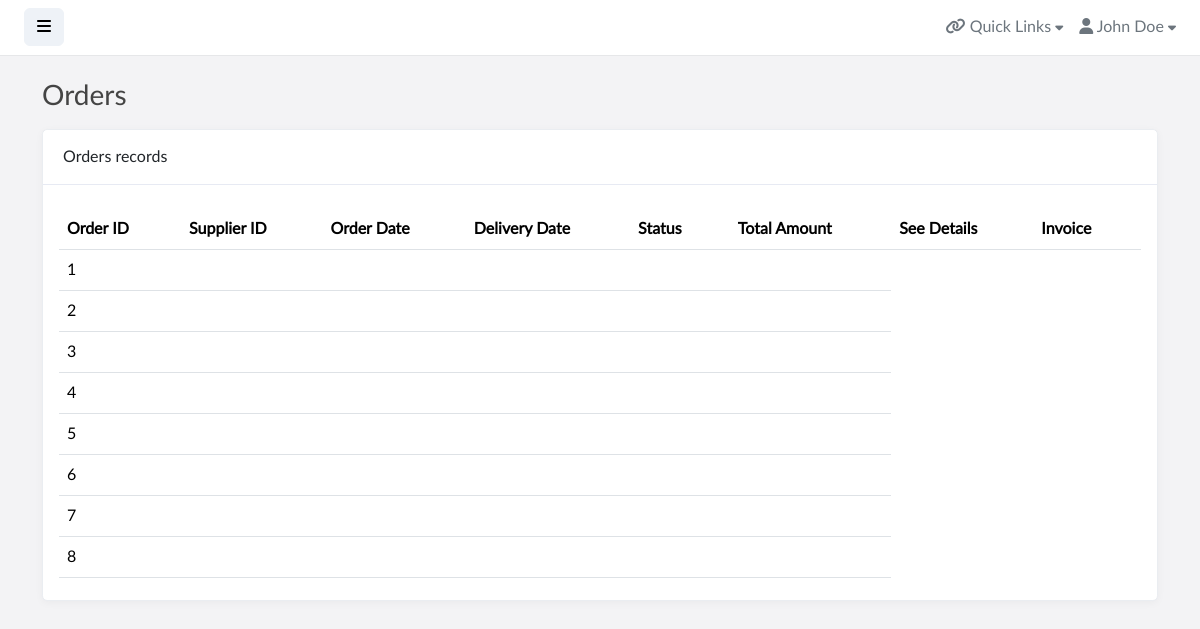
/orders.php, run on the app's committed database.
### tables this page shows
CREATE TABLE IF NOT EXISTS `orders` (
  `orderID` int(11) NOT NULL AUTO_INCREMENT,
  `productName` varchar(250) NOT NULL,
  `date` date NOT NULL,
  `userid` int(11) NOT NULL,
  `productQuantity` int(11) NOT NULL,
  PRIMARY KEY (`orderID`)
);

### orders.php (the view, shortened to what this page needs)
<!doctype html>
<html lang="en">
<head>
    <link href="assets/vendor/fontawesome/css/fontawesome.min.css" rel="stylesheet">
    <link href="assets/vendor/fontawesome/css/solid.min.css" rel="stylesheet">
    <link href="assets/vendor/fontawesome/css/brands.min.css" rel="stylesheet">
    <link href="assets/vendor/bootstrap/css/bootstrap.min.css" rel="stylesheet">
    <link href="assets/vendor/datatables/datatables.min.css" rel="stylesheet">
    <link href="assets/css/master.css" rel="stylesheet">
</head>
<body>
    <div class="wrapper">
        <div id="body" class="active">
            <nav class="navbar navbar-expand-lg navbar-white bg-white">
                <button type="button" id="sidebarCollapse" class="btn btn-light">
                    <i class="fas fa-bars"></i><span></span>
                </button>
                <div class="collapse navbar-collapse" id="navbarSupportedContent">
                    <ul class="nav navbar-nav ms-auto">
                        <li class="nav-item dropdown">
                            <div class="nav-dropdown">
                                <a href="#" id="nav1" class="nav-item nav-link dropdown-toggle text-secondary" data-bs-toggle="dropdown" aria-expanded="false">
                                    <i class="fas fa-link"></i> <span>Quick Links</span> <i style="font-size: .8em;" class="fas fa-caret-down"></i>
                                </a>
                            </div>
                        </li>
                        <li class="nav-item dropdown">
                            <div class="nav-dropdown">
                                <a href="#" id="nav2" class="nav-item nav-link dropdown-toggle text-secondary" data-bs-toggle="dropdown" aria-expanded="false">
                                    <i class="fas fa-user"></i> <span>John Doe</span> <i style="font-size: .8em;" class="fas fa-caret-down"></i>
                                </a>
                            </div>
                        </li>
                    </ul>
                </div>
            </nav>
            <div class="content">
                <div class="container">
                    <div class="page-title">
                        <h3>Orders</h3>
                    </div>
                    <div class="col-md-12 col-lg-12">
                        <div class="card">
                            <div class="card-header">Orders records</div>
                            <div class="card-body">
                                <table class="table table-hover" id="dataTables-example" width="100%">
                                    <thead>
                                        <tr>
                                            <th>Order ID</th>
                                            <th>Supplier ID</th>
                                            <th>Order Date</th>
                                            <th>Delivery Date</th>
                                            <th>Status</th>
                                            <th>Total Amount</th>
                                            <th>See Details</th>
                                            <th>Invoice</th>
                                        </tr>
                                    </thead>
                                    <tbody>
                                        <?php
                                        try{
                                            $conn = mysqli_connect("localhost", "root", "", "pharmacy");
                                        }
                                        catch(mysqli_sql_exception) {
                                            echo "COULDN'T CONNECT";
                                        }
                                        $sql = "SELECT * FROM orders";
                                        $result = mysqli_query($conn, $sql);
                                        if ($conn) {
                                            if (mysqli_num_rows($result) > 0) {
                                                while ($row = mysqli_fetch_assoc($result)) {
                                                    echo "<tr>
                                                        <td>" . htmlspecialchars($row['orderID']) . "</td>
                                                        <td>" . htmlspecialchars($row['supplierID']) . "</td>
                                                        <td>" . htmlspecialchars($row['orderDate']) . "</td>
                                                        <td>" . htmlspecialchars($row['deliveryDate']) . "</td>
                                                        <td>" . htmlspecialchars($row['status']) . "</td>
                                                        <td>" . htmlspecialchars($row['totalAmount']) . "</td>
                                                    </tr>";
                                                }
                                            }
                                        }
                                        ?>
                                    </tbody>
                                </table>
                            </div>
                        </div>
                    </div>
                </div>
            </div>
        </div>
    </div>
</body>
</html>

### assets/css/master.css (style rules this page uses)
body, h1, .h1, h2, .h2, h3, .h3, h4, .h4, h5, .h5, h6, .h6, p, a, td { -moz-osx-font-smoothing: grayscale; -webkit-font-smoothing: antialiased; }
body { width: 100%; height: 100%; background: #f3f3f5; font-family: "Lato", "Helvetica Neue", Arial, Helvetica, sans-serif; font-size: 1rem; color: #444; }
.wrapper { display: flex; width: 100%; align-items: stretch; overflow-x: hidden }
#body { width: 100%; padding: 0; min-height: 100vh; transition: all 0.3s; }
#body>.navbar { padding: 0 1.5rem; min-height: 54px; box-shadow: none; border-bottom: 1px solid rgba(101, 109, 119, .16); }
#body>.content { position: relative; padding: .5rem; }
#body .content .page-title h3 { margin: 1rem 0; }
.page-title { margin: 0; font-size: 1.5rem; line-height: 1.5555556; }
.card { box-shadow: 0 .125rem .5rem rgba(0, 0, 0, .04); border: 1px solid #eaedf1; margin-bottom: 1.5rem; border-radius: 5.2px; overflow: hidden; }
.card-header { padding: 15px 20px; background-color: #fff; border-bottom: 1px solid #e7eaf3; }
a, a:hover, a:focus { color: inherit; text-decoration: none; transition: all 0.3s; }
.table td, .table th { vertical-align: middle; }
.btn-light { background-color: #eef2f7; border-color: #eef2f7; }
.form-control:focus, .form-select:focus, { box-shadow: none !important; border: 2px solid #1e84c4; background-color: #FAFAFA; }
@media (min-width: 200px) { .navbar-expand-lg .navbar-collapse { display: -ms-flexbox !important; display: flex !important; -ms-flex-preferred-size: auto; flex-basis: auto; } }
@media (min-width: 200px) { .navbar-expand-lg .navbar-nav { -ms-flex-direction: row; flex-direction: row; } }

### assets/components/navbar/navbar-dropdowns.css (style rules this page uses)
.nav-dropdown .nav-link { color: #B2EBF2; line-height: 1.42857; padding: 1rem 0 1rem 1rem !important; }
.nav-dropdown .nav-link::after { display: none; }

### data on the page
orders: orderID "1"
orders: orderID "2"
orders: orderID "3"
orders: orderID "4"
orders: orderID "5"
orders: orderID "6"
orders: orderID "7"
orders: orderID "8"
